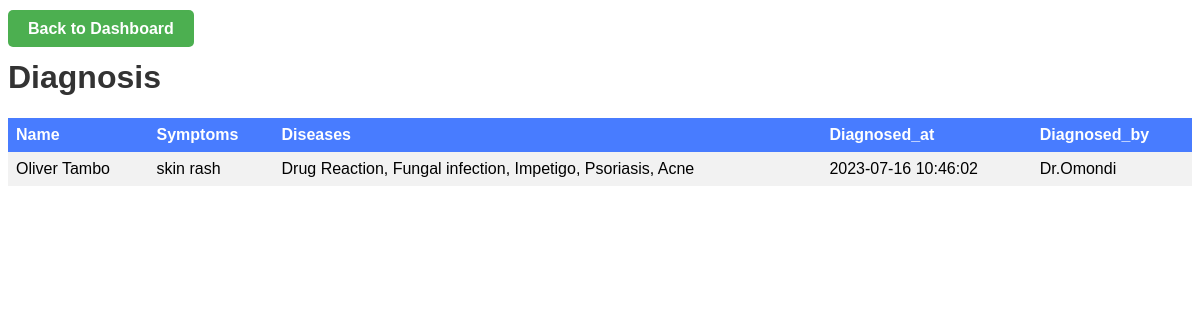
The app's page /diagnosis.php with its own data.
### tables this page shows
CREATE TABLE `diagnosis` (
  `diagnosis_id` int(11) NOT NULL,
  `health_number` varchar(255) DEFAULT NULL,
  `symptoms` longtext DEFAULT NULL CHECK (json_valid(`symptoms`)),
  `diseases` longtext DEFAULT NULL CHECK (json_valid(`diseases`)),
  `diagnosed_at` timestamp NOT NULL DEFAULT current_timestamp() ON UPDATE current_timestamp(),
  `diagnosed_by` varchar(255) DEFAULT NULL,
  `treated_for` varchar(255) DEFAULT NULL,
  `referred_to` varchar(255) DEFAULT NULL,
  `prescription` varchar(255) DEFAULT NULL
);

CREATE TABLE `patient` (
  `patient_id` int(11) NOT NULL,
  `registration_datetime` datetime DEFAULT NULL,
  `health_number` varchar(255) DEFAULT NULL,
  `patient_name` varchar(255) DEFAULT NULL,
  `gender` enum('Male','Female','Other') DEFAULT NULL,
  `date_of_birth` date DEFAULT NULL,
  `phone_number` varchar(255) DEFAULT NULL,
  `email` varchar(255) DEFAULT NULL,
  `address` text DEFAULT NULL,
  `marital_status` enum('Single','Married','Divorced','Widowed') DEFAULT NULL,
  `is_under_18` tinyint(1) DEFAULT NULL,
  `parent_name` varchar(255) DEFAULT NULL,
  `parent_phone_number` varchar(255) DEFAULT NULL,
  `emergency_contact_name` varchar(255) DEFAULT NULL,
  `emergency_contact_relationship` varchar(255) DEFAULT NULL,
  `emergency_contact_phone_number` varchar(255) DEFAULT NULL,
  `reason_for_registration` text DEFAULT NULL,
  `taking_medications` tinyint(1) DEFAULT NULL
);

### diagnosis.php (the view, shortened to what this page needs)
<!DOCTYPE html>
<html>
<head>
</head>
<body>
    <div class="back">
        <a href="admin.php" class="back-button">Back to Dashboard</a>
    </div>
    <?php
    include "connect.php";
    $query = "SELECT patient.patient_name, diagnosis.symptoms, diagnosis.diseases, diagnosis.diagnosed_at, diagnosis.diagnosed_by
              FROM patient
              JOIN diagnosis ON patient.health_number = diagnosis.health_number ";
    $result = mysqli_query($conn, $query);
    ?>
    <h1>Diagnosis</h1>
    <table>
        <tr>
            <th>Name</th>
            <th>Symptoms</th>
            <th>Diseases</th>
            <th>Diagnosed_at</th>
            <th>Diagnosed_by</th>
        </tr>
        <?php
        while ($row = mysqli_fetch_assoc($result)) {
            echo '<tr>';
            echo '<td>' . $row["patient_name"] . '</td>';
            $symptoms = json_decode($row["symptoms"], true);
            echo "<td>" . implode(", ", $symptoms) . "</td>";
            $diseases = json_decode($row["diseases"], true);
            echo "<td>" . implode(", ", $diseases) . "</td>";
            echo '<td>' . $row["diagnosed_at"] . '</td>';
            echo '<td>' . 'Dr.' .$row["diagnosed_by"] . '</td>';
            echo '</tr>';
        }
        ?>
    </table>
</body>
</html>

### diagnosis.php (style rules this page uses)
body { font-family: Verdana, Geneva, Tahoma, sans-serif; }
h1 { color: #333; }
table { border-collapse: collapse; width: 100%; }
th, td { text-align: left; padding: 8px; }
tr:nth-child(even) { background-color: #f2f2f2; }
th { background-color: #487cff; color: white; }
.back { margin-top: 20px; }
.back-button { padding: 10px 20px; background-color: #4CAF50; color: white; border: none; text-decoration: none; font-weight: bold; border-radius: 5px; }

### records on screen
diagnosis: patient.patient_name "Oliver Tambo", symptoms "skin rash", diseases "Drug Reaction, Fungal infection, Impetigo, Psoriasis, Acne", diagnosed_at "2023-07-16 10:46:02", diagnosed_by "Omondi"
